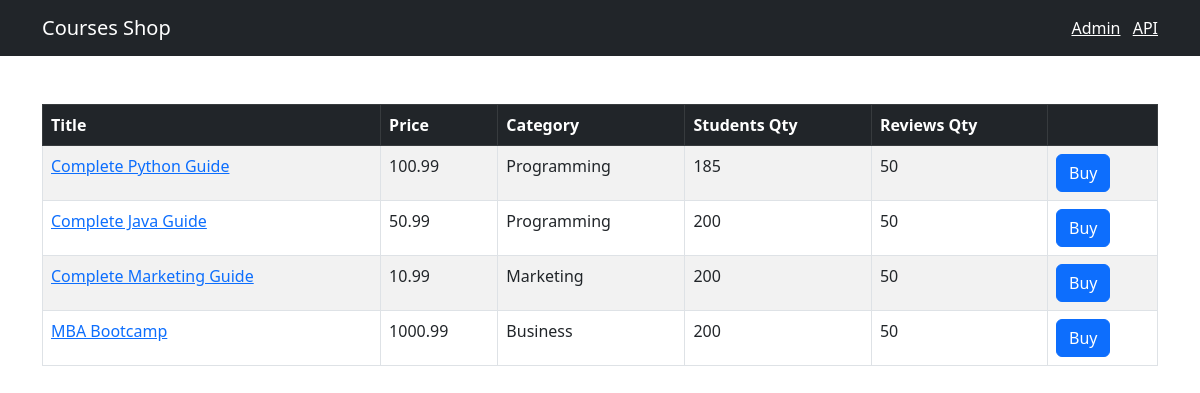
The page / on the database its author committed.
### shop/models.py (models this page shows, shortened)
class Course(models.Model):
    title = models.CharField(max_length=255)
    price = models.FloatField()
    students_qty = models.IntegerField()
    reviews_qty = models.IntegerField()
    created_at = models.DateTimeField(default=timezone.now)
    category = models.ForeignKey(Category, on_delete=models.CASCADE)

class Category(models.Model):
    title = models.CharField(max_length=300)
    created_at = models.DateTimeField(default=timezone.now)
    def __str__(self):
        return self.title

### shop/views.py (the view)
# urls.py: path('', views.index, name="index"),
def index(request):
    courses = Course.objects.all()
    return render(request, 'shop/courses.html', {'courses': courses})

### templates/shop/courses.html (shortened to what this page needs)
{% extends 'base.html' %}
{% block content %}
<table class="table mt-5 table-bordered table-striped table-hover">
    <thead class="table-dark">
    <tr>
        <th>Title</th>
        <th>Price</th>
        <th>Category</th>
        <th>Students Qty</th>
        <th>Reviews Qty</th>
        <th></th>
    </tr>
    </thead>
    <tbody>
    {% for course in courses %}
    <tr>
        <td>
            <a href={% url "shop:single_course" course.id %}>{{ course.title }}</a>
        </td>
        <td>{{ course.price }}</td>
        <td>{{ course.category }}</td>
        <td>{{ course.students_qty }}</td>
        <td>{{ course.reviews_qty }}</td>
        <td><button class="btn btn-primary">Buy</button></td>
    </tr>
    {% endfor %}
    </tbody>
</table>
{% endblock %}

### templates/base.html (shortened to what this page needs)
<!doctype html>
<html lang="en">
<head>
    <link rel="stylesheet" href="https://cdn.jsdelivr.net/npm/bootstrap@5.3.0/dist/css/bootstrap.min.css">
</head>
<body>
    <nav class="navbar navbar-dark bg-dark">
        <div class="container">
            <a href={% url "shop:index" %} class="navbar-brand">Courses Shop</a>
            <span class="navbar-text">
                <a href="/admin/" class="me-2" target="_blank">Admin</a>
                <a href="/api/v1/" target="_blank">API</a>
            </span>
        </div>
    </nav>
    <main class="container">
        {% block content %}
        {% endblock %}
    </main>
</body>
</html>

### rows shown on the page
Course: title "Complete Python Guide", price "100.99", category "Programming", students_qty "185", reviews_qty "50"
Course: title "Complete Java Guide", price "50.99", category "Programming", students_qty "200", reviews_qty "50"
Course: title "Complete Marketing Guide", price "10.99", category "Marketing", students_qty "200", reviews_qty "50"
Course: title "MBA Bootcamp", price "1000.99", category "Business", students_qty "200", reviews_qty "50"
